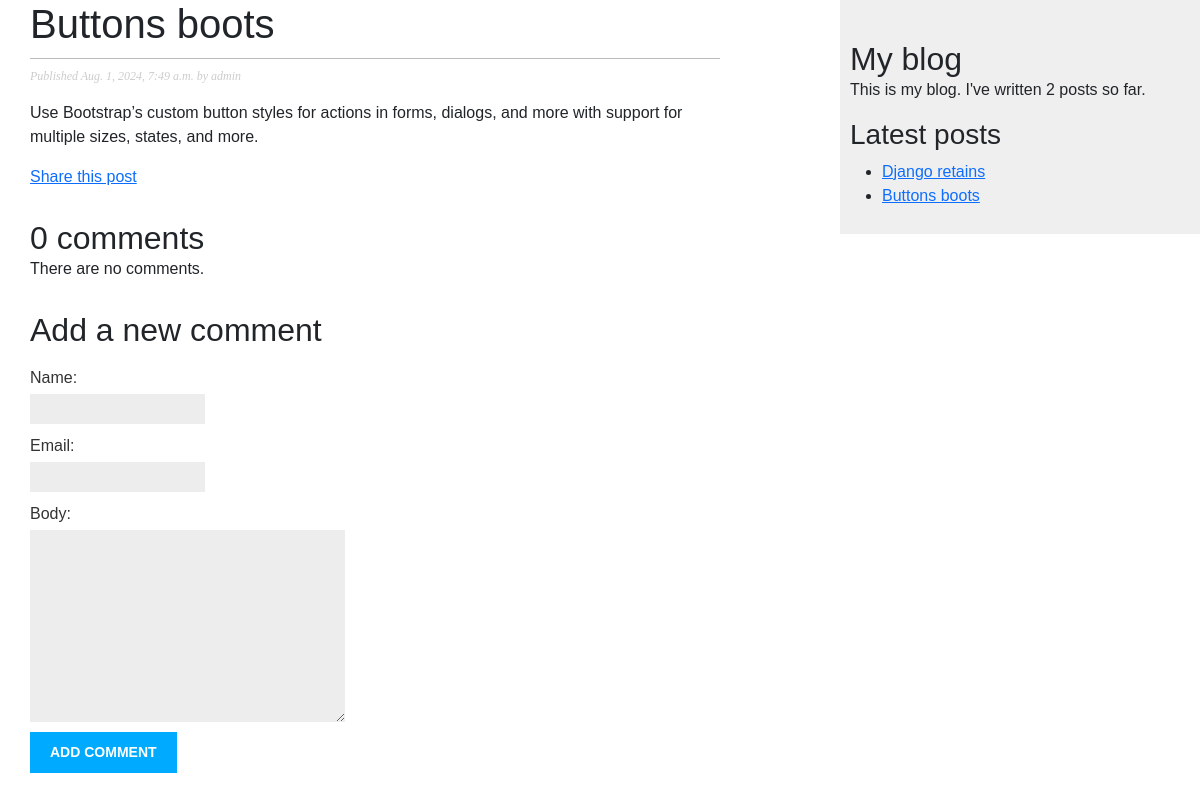
The page /blog/1/ on the database as committed earlier.
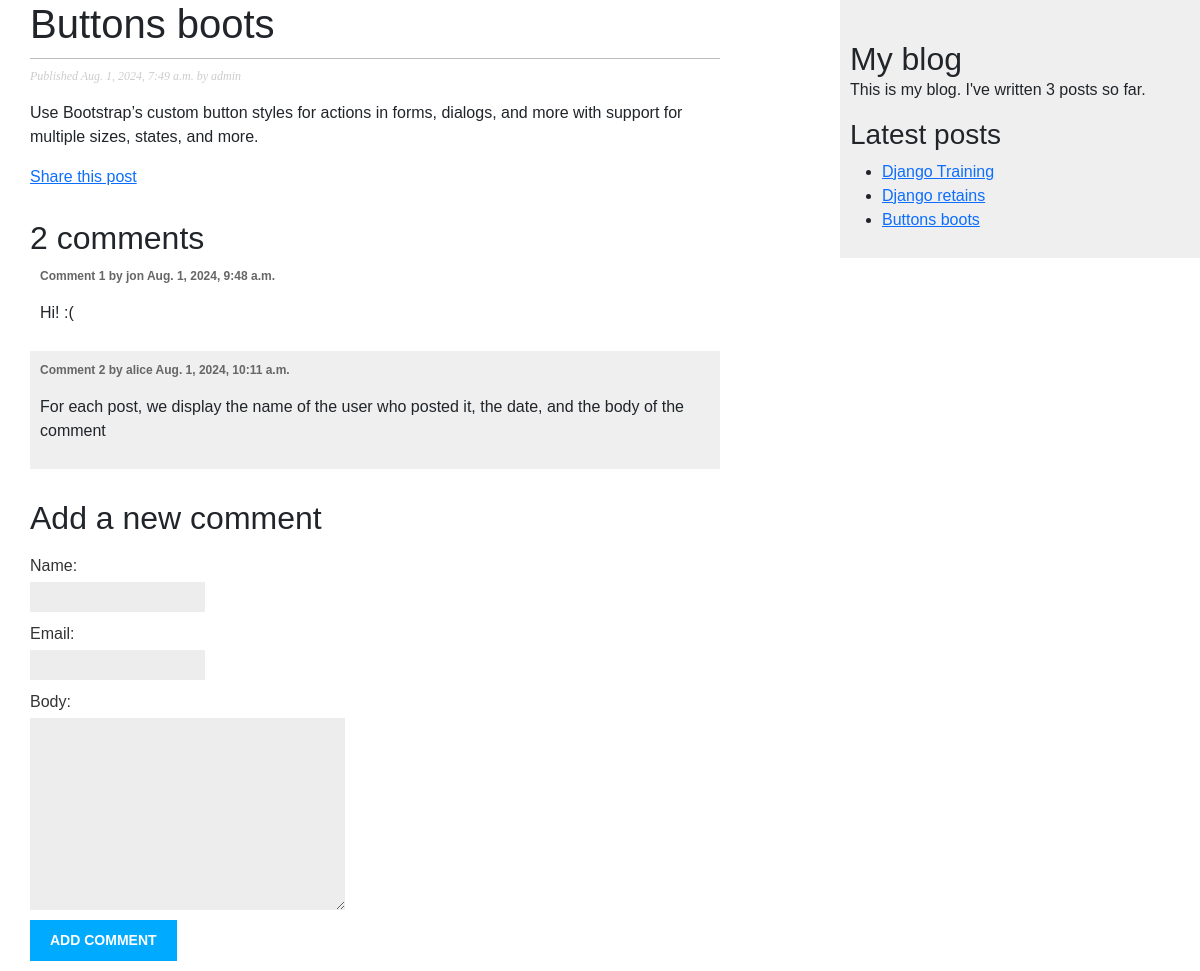
The same page on the database as committed later.
### blog/models.py (models this page shows, shortened)
class Post(models.Model):
    class Status(models.TextChoices):
        DRAFT = ('DF', 'Draft')
        PUBLISHED = ('PB', 'Published')
    title = models.CharField(max_length=250)
    slug = models.SlugField(max_length=250)
    author = models.ForeignKey(User, on_delete=models.CASCADE, related_name='blog_posts')
    body = models.TextField()
    publish = models.DateTimeField('date published', default=timezone.now)
    created = models.DateTimeField(auto_now_add=True)
    updated = models.DateTimeField(auto_now=True)
    status = models.CharField(max_length=2, choices=Status.choices, default=Status.DRAFT)
    objects = models.Manager()  # The default manager.
    published = PublishedManager()  # Our custom manager.
    tags = models.ManyToManyField("Tag", related_name='blog_posts')
    class Meta:
        ordering = ['-publish']
    def get_absolute_url(self):
        return reverse('blog:post_detail', args=[self.id])

class Comment(models.Model):
    post = models.ForeignKey(Post, on_delete=models.CASCADE, related_name='comments')
    name = models.CharField(max_length=80)
    email = models.EmailField()
    body = models.TextField()
    created = models.DateTimeField(auto_now_add=True)
    updated = models.DateTimeField(auto_now=True)
    active = models.BooleanField(default=True)
    class Meta:
        ordering = ['created']
        indexes = [models.Index(fields=['created']), ]

### blog/views.py (the view)
# urls.py: path('<int:id>/', views.post_detail, name='post_detail'),
def post_detail(request, id):
    post = get_object_or_404(Post, id=id, status=Post.Status.PUBLISHED)
    comments = post.comments.filter(active=True)
    form = CommentForm()
    return render(request, 'blog/post/detail.html', {'post': post, 'comments': comments, 'form': form})

### blog/forms.py
class CommentForm(forms.ModelForm):
    class Meta:
        model = Comment
        fields = ['name', 'email', 'body']

### blog/models.py (called while the page is built)
    def get_queryset(self):
        return super().get_queryset().filter(status=Post.Status.PUBLISHED)

### blog/templatetags/blog_tags.py (called while the page is built)
@register.simple_tag(name='total_posts')
def total_posts():
    return Post.published.count()

@register.inclusion_tag('blog/post/latest_posts.html')
def show_latest_posts(count=5):
    latest_posts = Post.published.order_by('-publish')[:count]
    return {'latest_posts': latest_posts}

### blog/templates/blog/post/detail.html (shortened to what this page needs)
{% extends "blog/base.html" %}
{% block content %}
    <h1>{{ post.title }}</h1>
    <p class="date">
        Published {{ post.publish }} by {{ post.author }}
    </p>
    {{ post.body|linebreaks }}
<p>
    <a href="{% url 'blog:post_share' post.id %}">
    Share this post
    </a>
</p>
{% with comments.count as total_comments %}
 <h2>
 {{ total_comments }} comment{{ total_comments|pluralize }}
 </h2>
{% endwith %}
{% for comment in comments %}
     <div class="comment">
         <p class="info">
         Comment {{ forloop.counter }} by {{ comment.name }}
         {{ comment.created }}
         </p>
        {{ comment.body|linebreaks }}
    </div>
 {% empty %}
 <p>There are no comments.</p>
{% endfor %}
{% include "blog/post/comment_form.html" %}
{% endblock %}

### blog/templates/blog/base.html (shortened to what this page needs)
<!doctype html>
{% load static %}
{% load blog_tags %}
<html>
<head>
    <link href="https://cdn.jsdelivr.net/npm/bootstrap@5.3.2/dist/css/bootstrap.min.css" rel="stylesheet"
>
    <link href="{% static 'css/blog.css' %}" rel="stylesheet">
</head>
<body>
<div id="content">
    {% block content %}
    {% endblock %}
</div>
<div id="sidebar">
    <h2>My blog</h2>
    <p>
        This is my blog.
        I've written {% total_posts %} posts so far.
    </p>
    <h3>Latest posts</h3>
    {% show_latest_posts 3 %}
</div>
</body>
</html>

### blog/templates/blog/post/comment_form.html (shortened to what this page needs)
<h2>Add a new comment</h2>
<form action="{% url 'blog:post_comment' post.id %}" method="post">
 {{ form.as_p }}
 <p><input type="submit" value="Add comment"></p>
</form>

### blog/templates/blog/post/latest_posts.html
<ul>
 {% for post in latest_posts %}
 <li>
 <a href="{{ post.get_absolute_url }}">{{ post.title }}</a>
 </li>
 {% endfor %}
</ul>

### blog/static/css/blog.css (style rules this page uses)
body { margin:0; padding:0; font-family:helvetica, sans-serif; }
h1 { font-weight:normal; border-bottom:1px solid #bbb; padding:0 0 10px 0; }
h2 { font-weight:normal; margin:30px 0 0; }
#content { float:left; width:60%; padding:0 0 0 30px; }
#sidebar { float:right; width:30%; padding:10px; background:#efefef; height:100%; }
p.date { color:#ccc; font-family: georgia, serif; font-size: 12px; font-style: italic; }
label { float:left; clear:both; color:#333; margin-bottom:4px; }
input, textarea { clear:both; float:left; margin:0 0 10px; background:#ededed; border:0; padding:6px 10px; font-size:12px; }
input[type=submit] { font-weight:bold; background:#00abff; color:#fff; padding:10px 20px; font-size:14px; text-transform:uppercase; }
.comment { padding:10px; }
.comment:nth-child(even) { background:#efefef; }
.comment .info { font-weight:bold; font-size:12px; color:#666; }

Rows that differ between the two databases and show on the page:
added Comment: name "jon", created "Aug. 1, 2024, 9:48 a.m.", body "Hi! :("
added Comment: name "alice", created "Aug. 1, 2024, 10:11 a.m.", body "For each post, we display the name of the user who posted it, the date, and the body of the comment"
added Post: title "Django Training"
Other text that changed with them:
{{ total_comments }}: "0" → "2"
text no longer shown: "2 There are no comments."
text now shown: "3"
